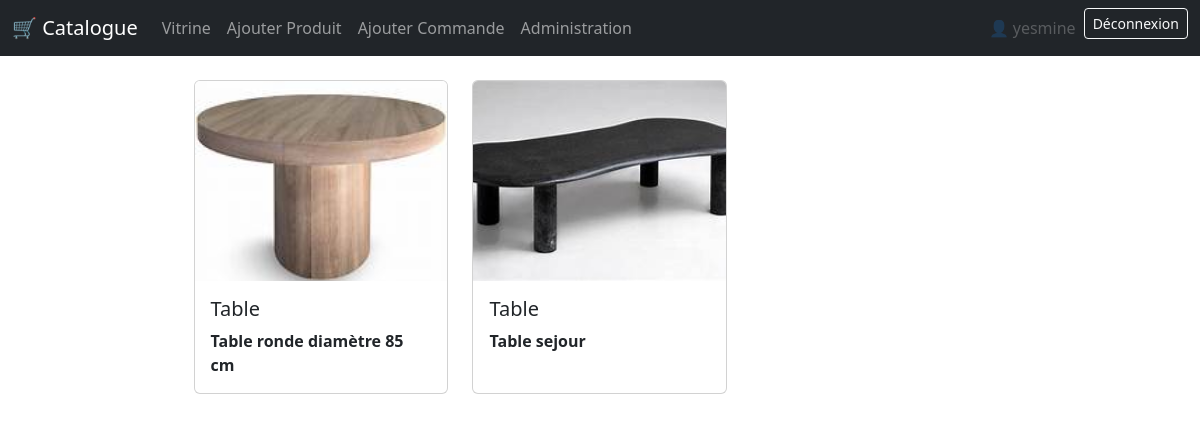
Screenshot of /magasin/categorie/Meuble/ (signed in) with the database file from the repository.
### magasin/models.py (models this page shows, shortened)
class Produit(models.Model):
    TYPE_CHOICES = [
        ('em', 'Emballé'),
        ('fr', 'Frais'),
        ('cs', 'Conserve'),
    ]
    libelle = models.CharField(max_length=100)
    description = models.TextField()
    prix = models.DecimalField(max_digits=10, decimal_places=3)
    typeProduit = models.CharField(max_length=2, choices=TYPE_CHOICES, default='em')
    image=models.ImageField (blank=True )
    Categorie=models.ForeignKey('Categorie',on_delete=models.CASCADE, null=True , blank=True)
    Fournisseur=models.ForeignKey('Fournisseur',on_delete=models.CASCADE, null=True  )

### magasin/views.py (the view)
# urls.py: path('categorie/<str:cat_name>/', views.produits_par_categorie, name='produits_par_categorie'),
def produits_par_categorie(request, cat_name):
    category = get_object_or_404(Categorie, name=cat_name)
    products = Produit.objects.filter(Categorie=category)
    return render(request, 'magasin/mesProduits.html', {'products': products})

### magasin/templates/magasin/mesProduits.html (shortened to what this page needs)
{% extends 'magasin/base.html' %}
{% load static %}
{% block content %}
<div class="container-fluid mt-3">
    <div class="row">
        <div id="products" class="col-lg-9 mx-auto">
            <div class="row">
                {% for product in products %}
                <div class="col-md-4 mb-4">
                    <div class="card h-100" id="{{ product.id }}">
                        <img src="{{ product.image.url }}" class="card-img-top" alt="{{ product.libelle }}" style="height: 200px; object-fit: cover;">
                        <div class="card-body">
                            <h5 class="card-title">{{ product.libelle }}</h5>
                            <p class="card-text"><strong>{{ product.description }}</strong></p>
                        </div>
                    </div>
                </div>
                {% endfor %}
            </div>
        </div>
    </div>
</div>
{% endblock %}

### magasin/templates/magasin/base.html (shortened to what this page needs)
{% load static %}
<!DOCTYPE html>
<html lang="fr">
<head>
    <link rel="stylesheet" type="text/css" media="screen" href="{% static 'css/base.css' %}">
    <link rel="stylesheet" href="https://cdn.jsdelivr.net/npm/bootstrap@5.3.0/dist/css/bootstrap.min.css">
    <link rel="stylesheet" href="https://cdn.jsdelivr.net/npm/bootstrap-icons@1.10.5/font/bootstrap-icons.css">
</head>
<body>
    <nav class="navbar navbar-expand-lg navbar-dark bg-dark">
        <div class="container-fluid">
            <a class="navbar-brand d-flex align-items-center" href="{% url 'acceuil' %}">
                🛒 Catalogue
            </a>
            <div class="collapse navbar-collapse justify-content-between" id="navbarNavDropdown">
                <ul class="navbar-nav">
                    <li class="nav-item">
                        <a class="nav-link" href="{% url 'vitrine' %}">Vitrine</a>
                    </li>
                    <li class="nav-item">
                        <a class="nav-link" href="{% url 'maj_produits' %}">Ajouter Produit</a>
                    </li>
                    <li class="nav-item">
                        <a class="nav-link" href="{% url 'commande' %}">Ajouter Commande</a>
                    </li>
                    <li class="nav-item">
                        <a class="nav-link" href="/admin/">Administration</a>
                    </li>
                </ul>
                <ul class="navbar-nav">
                    {% if user.is_authenticated %}
                        <li class="nav-item">
                            <a class="nav-link disabled">👤 {{ user }}</a>
                        </li>
                        <li class="nav-item">
                            <form method="post" action="{% url 'logout' %}">
                                <button type="submit" class="btn btn-outline-light btn-sm">Déconnexion</button>
                            </form>
                        </li>
                    {% endif %}
                </ul>
            </div>
        </div>
    </nav>
    <div class="container mt-4">
        {% block content %}{% endblock %}
    </div>
</body>
</html>

### rows the page displays
Produit: image (picture), libelle "Table", description "Table ronde diamètre 85 cm"
Produit: image (picture), libelle "Table", description "Table sejour"

### other values shown
{{ user }} "yesmine"
